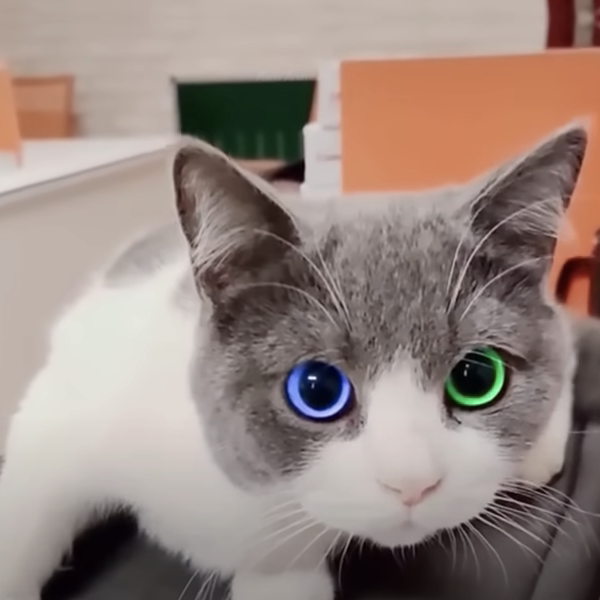
#> input picture exam/last_splash/Task 6/cat_train.png, 600 x 600 px
$ python Task6.py
#> lines starting #> are read from the running program, lines starting #| are printed output that depends on the picture; long printed decimals are rounded
import cv2
import numpy as np
from matplotlib import pyplot as plt

# 读取两张图片并转换为灰度图像
image1 = cv2.imread('cat_train.png')
#> image1 is the input picture: shape (600, 600, 3); mean B, G, R 128.4, 135.3, 151.7
image2 = cv2.imread('cat_test1.png')
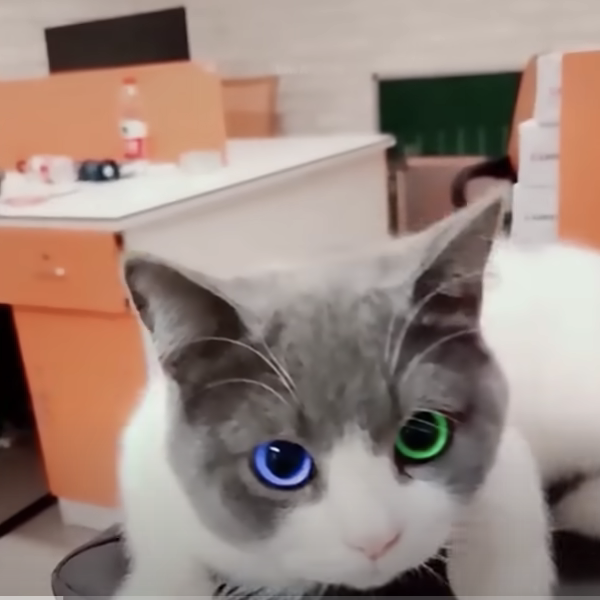
#> input picture exam/last_splash/Task 6/cat_test1.png, 600 x 600 px
#> image2 is the input picture: shape (600, 600, 3); mean B, G, R 127.2, 136.2, 155.7

# 使用高斯滤波对图像进行平滑处理
sigma = 3  # 高斯滤波的标准差
FImage1 = cv2.GaussianBlur(image1, (0, 0), sigma)
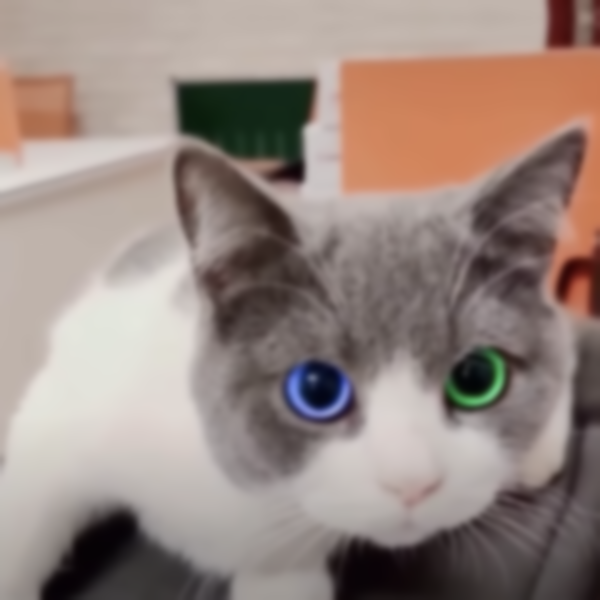
#> FImage1: shape (600, 600, 3); mean B, G, R 128.4, 135.3, 151.7
FImage2 = cv2.GaussianBlur(image2, (0, 0), sigma)
grayImage1 = cv2.cvtColor(FImage1, cv2.COLOR_BGR2GRAY)
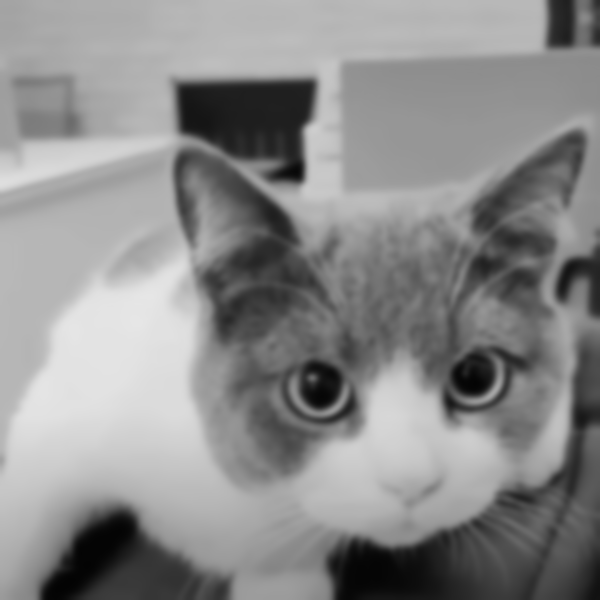
#> grayImage1: shape (600, 600); min 3, max 230, mean 139.4
grayImage2 = cv2.cvtColor(FImage2, cv2.COLOR_BGR2GRAY)
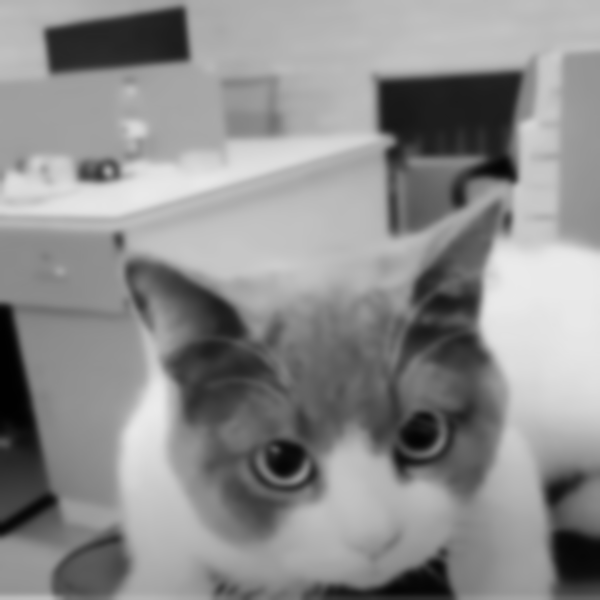
#> grayImage2: shape (600, 600); min 1, max 235, mean 141

# 已知点A的坐标
xA = 184
yA = 144

# 创建SIFT对象
sift = cv2.SIFT_create()

# 在image1上检测SIFT特征点并提取描述符
keypoints1, features1 = sift.detectAndCompute(grayImage1, None)
#> keypoints1 = 106 keypoints; strongest (x, y, size): (294, 171, 17.2), (404, 454, 93), (561, 32, 21.2), (327, 389, 40.4)
N = 500  # 选择前500个最强特征点
keypoints1 = keypoints1[:N]
features1 = features1[:N]

# 在image2上检测SIFT特征点并提取描述符
keypoints2, features2 = sift.detectAndCompute(grayImage2, None)
#> keypoints2 = 120 keypoints; strongest (x, y, size): (451, 123, 86.1), (73, 47, 36.6), (503, 168, 19.8), (161, 39, 37.8)
M = 500  # 选择前500个最强特征点
keypoints2 = keypoints2[:M]
features2 = features2[:M]

# 创建FLANN匹配器
index_params = dict(algorithm=0, trees=5)
search_params = dict(checks=50)
flann = cv2.FlannBasedMatcher(index_params, search_params)

# 匹配image1和image2的特征点
matches = flann.knnMatch(features1, features2, k=2)
#> matches = 106 matches

# 进行比值测试，筛选出好的匹配点
good_matches = []
for m, n in matches:
    if m.distance < 0.7 * n.distance:
        good_matches.append(m)
#> this loop made 106 passes
#> after the loop, good_matches = 21 matches

# 找到与已知点A匹配的点B
matchedPointB = keypoints2[good_matches[0].trainIdx]
#> matchedPointB = keypoint at (254.3, 159.4), size 29.5
print(matchedPointB.pt)
#| (254.326, 159.434)
print(matchedPointB.pt[0])
#| 254.326

# 可视化匹配的特征点在原图像上
image1_with_keypoints = cv2.drawKeypoints(image1, keypoints1, None, flags=cv2.DRAW_MATCHES_FLAGS_DRAW_RICH_KEYPOINTS)
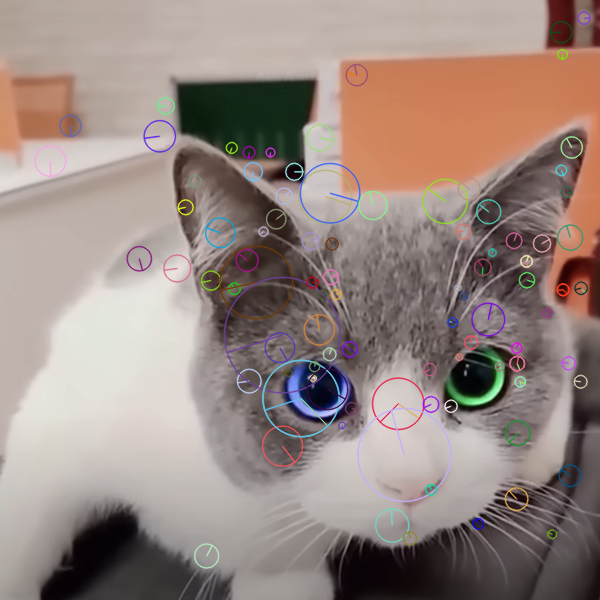
#> image1_with_keypoints: shape (600, 600, 3); mean B, G, R 129.2, 135.7, 152
image2_with_keypoints = cv2.drawKeypoints(image2, keypoints2, None, flags=cv2.DRAW_MATCHES_FLAGS_DRAW_RICH_KEYPOINTS)
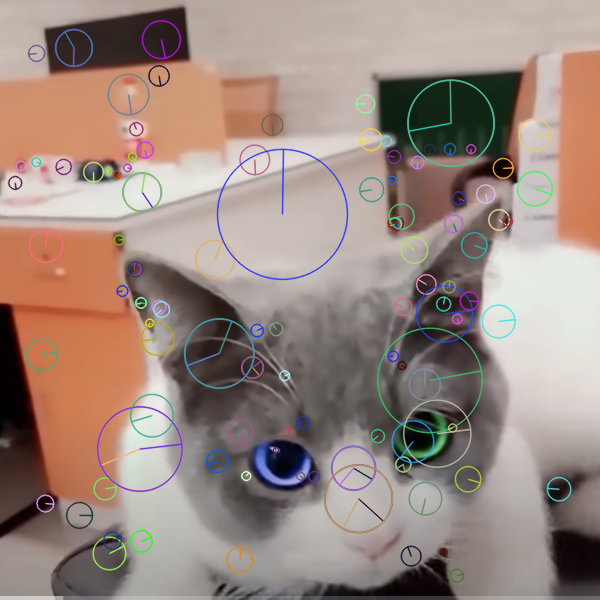
#> image2_with_keypoints: shape (600, 600, 3); mean B, G, R 128.3, 136.8, 155.1

fig, axs = plt.subplots(1, 2)
axs[0].imshow(cv2.cvtColor(image1_with_keypoints, cv2.COLOR_BGR2RGB))
axs[0].plot(xA, yA, 'ro', markersize=5, linewidth=2)
axs[0].set_title('Image 1 with Point A')

axs[1].imshow(cv2.cvtColor(image2_with_keypoints, cv2.COLOR_BGR2RGB))
axs[1].plot(matchedPointB.pt[0], matchedPointB.pt[1], 'go', markersize=5, linewidth=1)
axs[1].set_title('Image 2 with Matched Points')

plt.show()
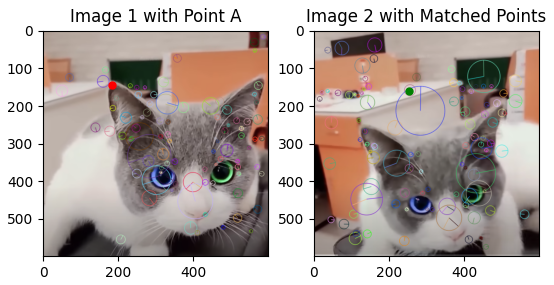
#> figure drawn by matplotlib, 2 panels
